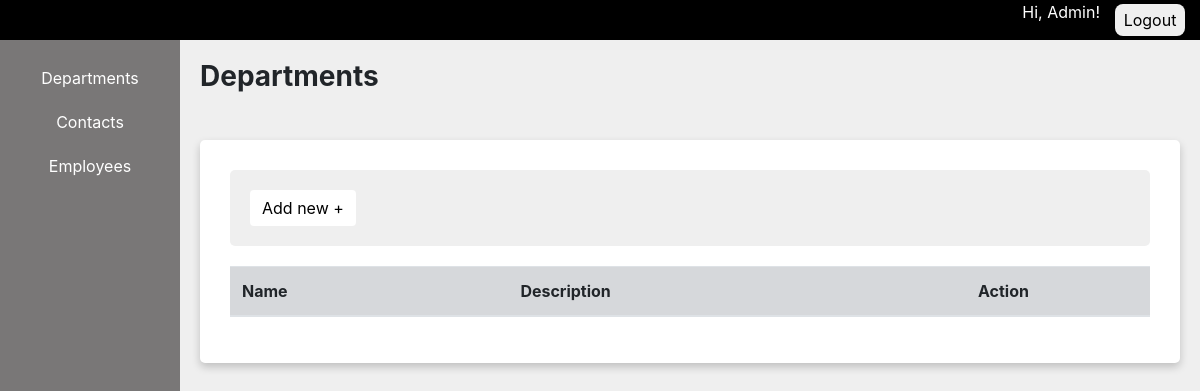
Page /departments (signed in) on the earlier database version.
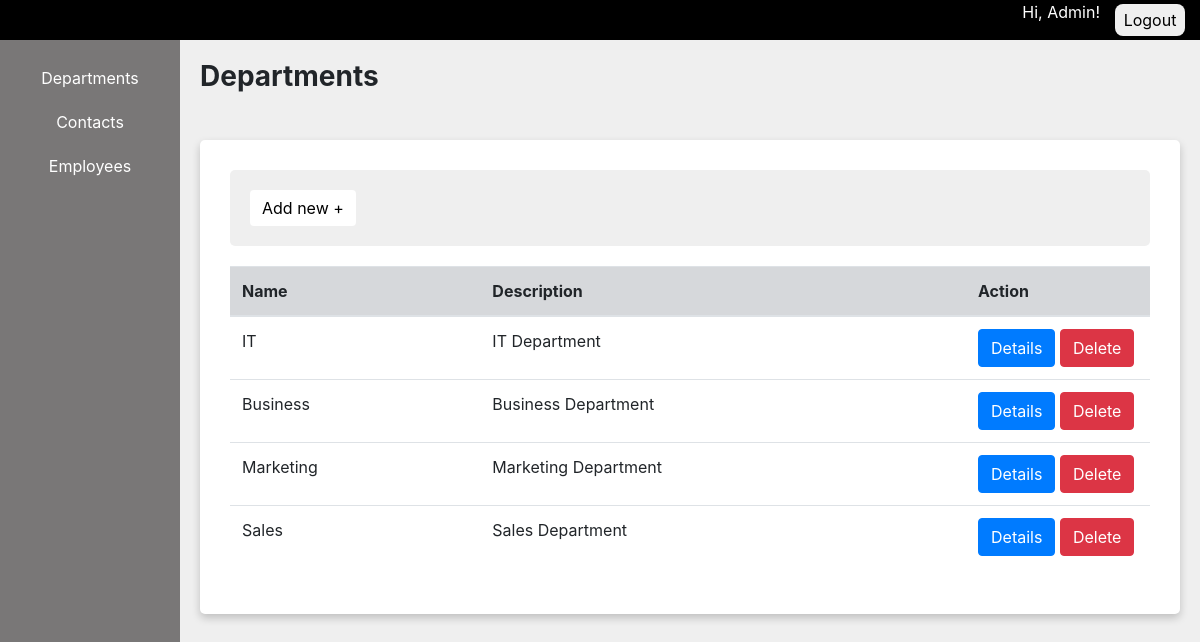
Same page on the later database version.
### departments/models.py (models this page shows, shortened)
class Department(models.Model):
    id = models.UUIDField(
        primary_key=True, default=uuid.uuid4, editable=False
        )
    name = models.CharField(max_length=100, unique=True)
    description = models.CharField(max_length=200)
    created_at = models.DateTimeField(auto_now_add=True)

### departments/views.py (the view)
# urls.py: path('', departments, name='departments')
@login_required
def departments(request):
    departments = Department.objects.all().order_by("-created_at")[:10]
    context = {"departments": departments, "current_page": "departments"}
    return render(request, "list.html", context)

### departments/templates/list.html (shortened to what this page needs)
{% extends 'base.html' %} {% load static %}
{% block content %}
<div
  class="justify-content"
  style="height: 80px; padding: 20px"
>
  <h3 style="font-weight: 700">Departments</h3>
</div>
<div
  style="
    background-color: white;
    padding: 30px;
    margin: 20px 20px 0 20px;
    border-radius: 5px;
    box-shadow: 0 4px 8px 0 rgba(0, 0, 0, 0.2);
  "
>
  <div
    style="
      background-color: #EFEFEF;
      padding: 20px;
      margin-bottom: 20px;
      border-radius: 5px;
      width: 100%;
    "
    class="justify-content"
  >
    <div class="dropdown">
      <button
        class="btn"
        style="background-color: #fff; border: none"
        type="button"
        data-toggle="modal"
        data-target="#myModalCreate"
      >
        Add new +
      </button>
    </div>
  </div>
  <div class="table-responsive">
    <table class="table rounded" style="width: 100%">
      <thead class="table-secondary">
        <tr>
          <th scope="col-3">Name</th>
          <th scope="col-3">Description</th>
          <th scope="col-3" style="width: 20%">Action</th>
        </tr>
      </thead>
      <tbody>
      {% for department in departments %}
        <tr>
          <td>{{department.name}}</td>
          <td>{{department.description}}</td>
          <td>
            <button
              type="button"
              class="btn btn-primary"
              data-toggle="modal"
              data-target="#myModalEdit"
            >
              Details
            </button>
            <button
              type="button"
              class="btn btn-danger"
              data-toggle="modal"
              data-target="#myModalDelete"
            >
              Delete
            </button>
          </td>
        </tr>
      {%endfor %}
      </tbody>
    </table>
  </div>
</div>
{% endblock %}

### templates/base.html (shortened to what this page needs)
<!DOCTYPE html>
{% load static %}
<html lang="en">
  <head>
    <link rel="stylesheet" href="{% static 'css/navigator.css' %}" />
    <link
      href="https://maxcdn.bootstrapcdn.com/bootstrap/4.0.0/css/bootstrap.min.css"
      rel="stylesheet"
    />
    <link
      rel="stylesheet"
      href="https://cdn.jsdelivr.net/npm/bootstrap-icons@1.10.2/font/bootstrap-icons.css"
    />
  </head>
  <body>
    <header class="header">
      <div class="header-wrapper">
        <p class="header-notify">Hi, {{ user.username }}!</p>
        <form method="post" action="{% url 'user_logout' %}">
          <button class="header-button" type="submit">Logout</button>
        </form>
      </div>
    </header>
    <div class="body-container">
      <nav class="sidebar">
        <ul class="sidebar-list">
          <li
            class="sidebar-item {% if context.current_page == 'departments' %}active{% endif %}"
          >
            <a class="item-link" href="{% url 'departments' %}">Departments</a>
          </li>
          <li class="sidebar-item">
            <a class="item-link" href="#">Contacts</a>
          </li>
          <li
            class="sidebar-item {% if context.current_page == 'employees' %}active{% endif %}"
          >
            <a class="item-link" href="#">Employees</a>
          </li>
        </ul>
      </nav>
      <div class="content">{% block content %}{% endblock %}</div>
    </div>
  </body>
</html>

### static/css/navigator.css (style rules this page uses)
html, body { height: 100%; margin: 0; }
.sidebar { background-color: rgb(121, 119, 119); padding: 16px 0 0; height: 100%; width: 15%; z-index: 600; }
.sidebar-list { list-style: none; display: flex; flex-direction: column; align-items: center; }
.sidebar-item { margin-bottom: 20px; padding: 10px 0px; margin: 0 auto; }
.item-link { color: white; text-decoration: none; margin-bottom: 20px; }
.header { background-color: black; display: flex; justify-content: flex-end; }
.header-wrapper { display: flex; align-items: center; }
.header-button { border-radius: 8px; width: 70px; height: 32px; border: none; margin: 0 15px; }
.header-notify { color: white; }
ul { padding: 0; }
.body-container { display: inline-flex; height: 100%; width: 100%; }
.content { flex: 1; background-color: #EFEFEF; }

Differences in the rows shown:
added Department: name "IT", description "IT Department"
added Department: name "Business", description "Business Department"
added Department: name "Marketing", description "Marketing Department"
added Department: name "Sales", description "Sales Department"
